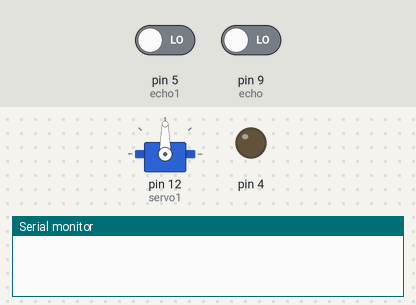
A sketch run on a simulated Arduino Uno, built with avr-gcc and run on an emulated ATmega328P. Shown: servo, output pins drawn as LEDs (lit = HIGH), the last lines printed to the serial monitor. Inputs (shaded band) come from the test bench; at power-on: pin 5 (echo1) LOW, pin 9 (echo) LOW. Pins used as bus, display or sensor lines are not drawn.

Above: at 0.1 s.
At 1.1 s:
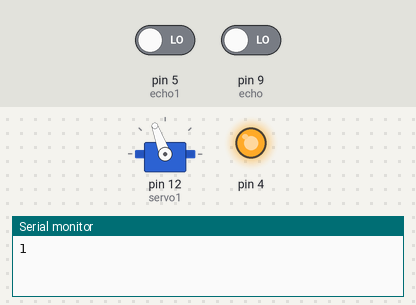
Timing chart, 0 to 2.6 s (numbered marks = the images above):
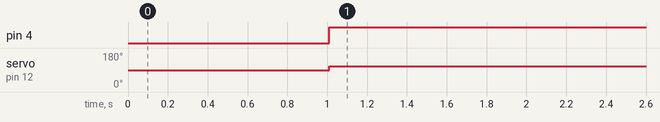

The sketch:

Ultrasonic.ino
```cpp
#include<Servo.h>
Servo servo1;
int trig=7;
int echo=9;
int trig1=6;
int echo1=5;
int c=0;
int servopos=0;
void setup() {
  pinMode(7,OUTPUT);
  pinMode(9,INPUT);
  pinMode(4,OUTPUT);
  pinMode(6,OUTPUT);
  pinMode(5,INPUT);
  Serial.begin(9600);
  servo1.attach(12);
}
void loop() {
  int u = 0;
  int v = 0;
  digitalWrite(trig,HIGH);
  delay(10);
  digitalWrite(trig,LOW);
  int duration=pulseIn(echo,HIGH);//duration for which echo pin is high
  int distance=(duration/(2*29.1));
    if(distance<10) {
   if((u ==0) && (digitalRead(4) == LOW)){
   c=c+1;
   }
   digitalWrite(4,HIGH);
    servo1.write(110);
    delay(10);
  }
  else
   {
    digitalWrite(4,LOW);
    servo1.write(20);
    u = 0;
   }
   Serial.println(c);
  digitalWrite(trig1,HIGH);
  delay(10);
  digitalWrite(trig1,LOW);
  int duration1=pulseIn(echo1,HIGH);//duration for which echo pin is high
  int distance1=(duration1/(2*29.1));
    if(distance1<10) {
     if((v==0) && (digitalRead(4)== LOW)){
   c=c-1;
     }
   digitalWrite(4,HIGH);
    delay(10);
  }
  else
   {
    digitalWrite(4,LOW);
    v=0;
   }
  delay(1000);
}
```

Measured:
- by itself, pin 4: LOW → HIGH at 1.0 s
- by itself, servo on pin 12 (servo1): 90° → 110° at 1.0 s
